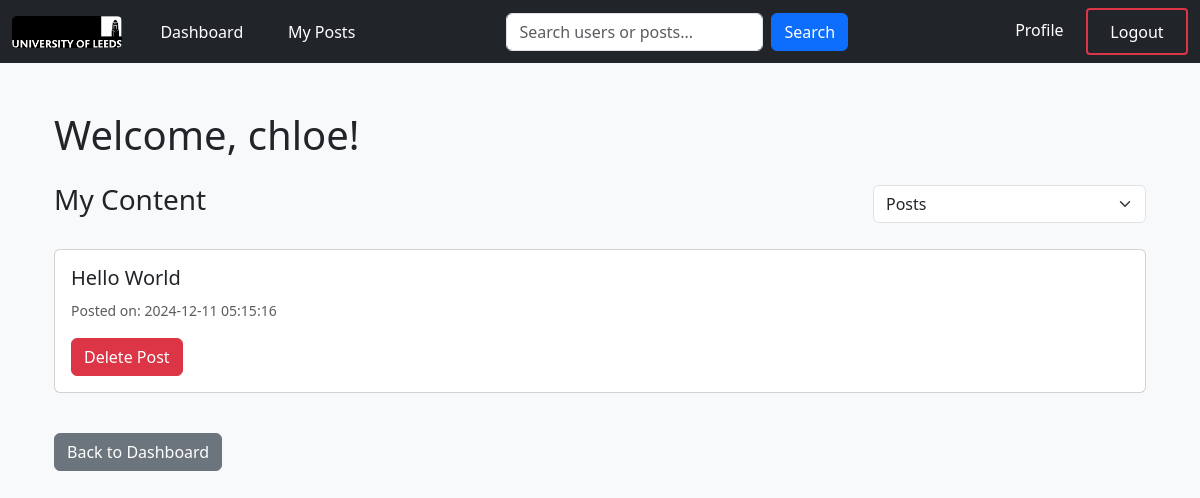
The app's page /my_posts (signed in) with its own data.
### website/models.py (models this page shows, shortened)
class User(db.Model):
    id = db.Column(db.Integer, primary_key=True)
    name = db.Column(db.String(100), nullable=False)
    email = db.Column(db.String(100), unique=True)
    password = db.Column(db.String(100))  # Storing hashed passwords
    posts = db.relationship("Post", backref="user", lazy=True)
    liked_posts = db.relationship("Post", secondary="like", back_populates="liked_by")
    disliked_posts = db.relationship(
        "Post", secondary="dislike", back_populates="disliked_by"
    )
    followers = db.relationship(
        "User",
        secondary="follows",
        primaryjoin="Follows.followed_id == User.id",
        secondaryjoin="Follows.follower_id == User.id",
        backref="following",
    )

class Post(db.Model):
    id = db.Column(db.Integer, primary_key=True)
    content = db.Column(db.Text, nullable=False)
    created_at = db.Column(db.DateTime, default=db.func.now())  # Timestamping (time of post created)
    user_id = db.Column(db.Integer, db.ForeignKey("user.id"))
    liked_by = db.relationship("User", secondary="like", back_populates="liked_posts") #A many-to-many relationship tracking users who liked the post through "like" association table.
    disliked_by = db.relationship(
        "User", secondary="dislike", back_populates="disliked_posts" #A many-to-many relationship tracking users who disliked the post through "dislike" association table.
    )
    comments = db.relationship("Comment", backref="post", lazy=True) # A one-to-many relationship for comments associated with the post.

### website/views.py (the view)
@app.route('/my_posts', methods=['GET'])
@login_required
def my_posts():
    user = User.query.filter_by(email=session['email']).first()
    user_posts = Post.query.filter_by(user_id=user.id).order_by(Post.created_at.desc()).all()
    user_comments = Comment.query.filter_by(user_id=user.id).order_by(Comment.created_at.desc()).all()
    return render_template(
        'my_posts.html',
        user=user,
        posts=user_posts,
        comments=user_comments
    )

### website/views.py (called while the page is built)
def login_required(f):
    @wraps(f)
    def decorated_function(*args, **kwargs):
        if 'email' not in session:
            flash("You need to be logged in to access this page.", "danger")
            return redirect('/login')
        return f(*args, **kwargs)
    return decorated_function

@app.context_processor
def provide_user():
    if 'email' in session:
        current_user = User.query.filter_by(email=session['email']).first()
        return {'current_user': current_user}
    return {'current_user': None}

### website/templates/my_posts.html (shortened to what this page needs)
{% extends "base.html" %}
{% block content %}
<head>
</head>
<body class="bg-light">
    <div class="container mt-5">
        <h1 class="mb-4">Welcome, {{ user.name }}!</h1>
        <div class="mb-4 d-flex justify-content-between align-items-center">
            <h3>My Content</h3>
            <select id="filter-content" class="form-select w-25">
                <option value="posts">Posts</option>
            </select>
        </div>
        <div id="posts-section">
            {% if posts %}
                {% for post in posts %}
                    <div class="card mb-4">
                        <div class="card-body">
                            <h5 class="card-title">{{ post.content }}</h5>
                            <small class="text-muted">Posted on: {{ post.created_at.strftime('%Y-%m-%d %H:%M:%S') }}</small>
                            <div class="mt-3">
                                <button class="btn btn-danger delete-post-button" data-post-id="{{ post.id }}">Delete Post</button>
                            </div>
                        </div>
                    </div>
                {% endfor %}
            {% else %}
                <p>No posts yet.</p>
            {% endif %}
        </div>
        <a href="/dashboard" class="btn btn-secondary mt-3">Back to Dashboard</a>
    </div>
</body>
</html>
{% endblock %}

### records on screen
User: name "chloe"
Post: content "Hello World", created_at "2024-12-11 05:15:16"
